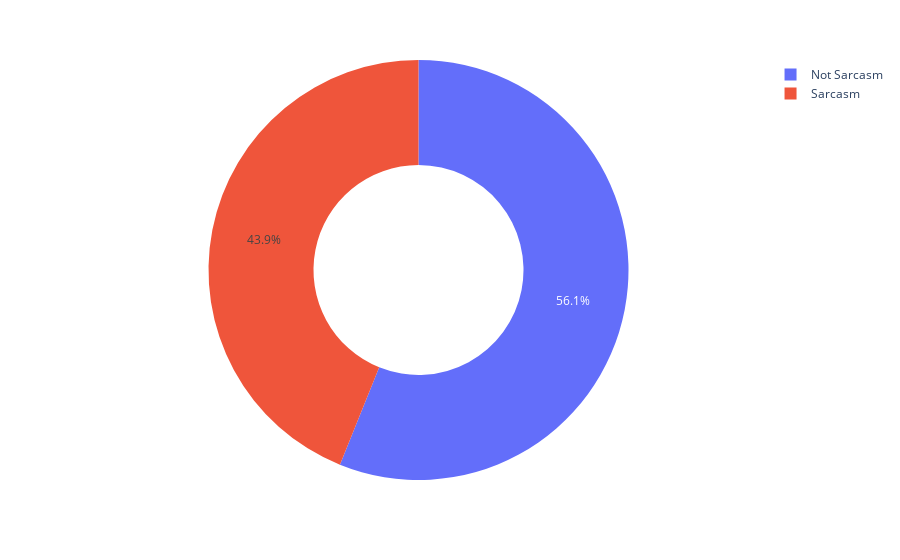

Write notebook code for a chart like this one.
### Code cell
sarcastics = df["is_sarcastic"].value_counts()

values = sarcastics.values
names = sarcastics.index

fig = px.pie(df, values=values, names=names, hole=0.5)
fig.show()

### Figure 1 — Plotly figure (JSON) as saved in the notebook; plotly's stock layout.template omitted (floating-point values rounded to 4 significant figures)
{"data": [{"domain": {"x": [0, 1], "y": [0, 1]}, "hole": 0.5, "hovertemplate": "label=%{label}<br>value=%{value}<extra></extra>", "labels": ["Not Sarcasm", "Sarcasm"], "legendgroup": "", "name": "", "showlegend": true, "type": "pie", "values": [14985, 11724]}], "layout": {"legend": {"tracegroupgap": 0}, "margin": {"t": 60}}}
